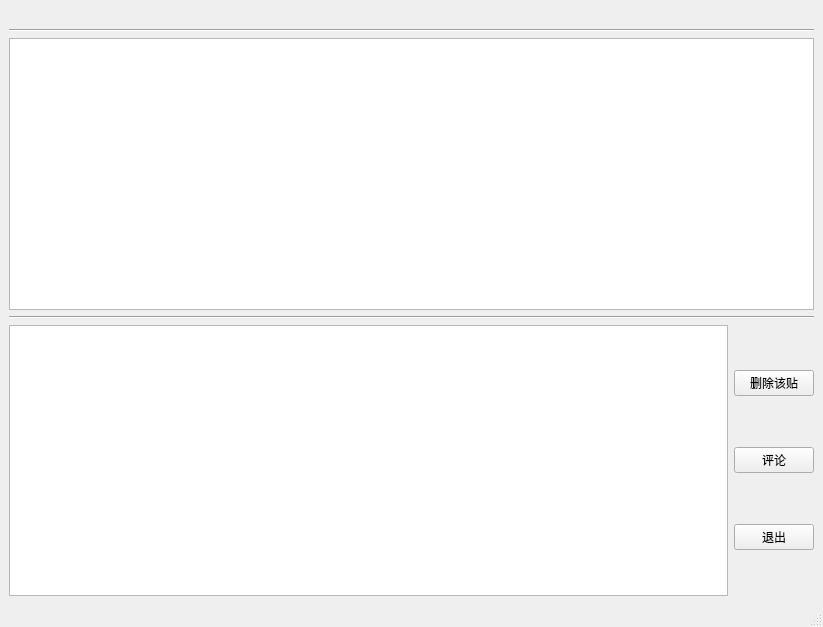
<?xml version="1.0" encoding="UTF-8"?>
<ui version="4.0">
 <class>Details_of_posts</class>
 <widget class="QMainWindow" name="Details_of_posts">
  <property name="geometry">
   <rect>
    <x>0</x>
    <y>0</y>
    <width>823</width>
    <height>627</height>
   </rect>
  </property>
  <property name="windowTitle">
   <string>MainWindow</string>
  </property>
  <widget class="QWidget" name="centralwidget">
   <layout class="QGridLayout" name="gridLayout_2">
    <item row="2" column="0">
     <widget class="QTextBrowser" name="content"/>
    </item>
    <item row="1" column="0">
     <widget class="Line" name="line">
      <property name="orientation">
       <enum>Qt::Horizontal</enum>
      </property>
     </widget>
    </item>
    <item row="5" column="0">
     <widget class="Line" name="line_2">
      <property name="orientation">
       <enum>Qt::Horizontal</enum>
      </property>
     </widget>
    </item>
    <item row="3" column="0">
     <layout class="QVBoxLayout" name="verticalLayout_2"/>
    </item>
    <item row="6" column="0">
     <layout class="QGridLayout" name="gridLayout">
      <item row="0" column="0">
       <widget class="QTextEdit" name="comment_edit"/>
      </item>
      <item row="0" column="1">
       <layout class="QVBoxLayout" name="verticalLayout">
        <item>
         <widget class="QPushButton" name="delete_this_post">
          <property name="text">
           <string>删除该贴</string>
          </property>
         </widget>
        </item>
        <item>
         <widget class="QPushButton" name="comment">
          <property name="text">
           <string>评论</string>
          </property>
         </widget>
        </item>
        <item>
         <widget class="QPushButton" name="quit">
          <property name="text">
           <string>退出</string>
          </property>
         </widget>
        </item>
       </layout>
      </item>
     </layout>
    </item>
    <item row="0" column="0">
     <widget class="QLabel" name="title">
      <property name="text">
       <string/>
      </property>
     </widget>
    </item>
   </layout>
  </widget>
  <widget class="QMenuBar" name="menubar">
   <property name="geometry">
    <rect>
     <x>0</x>
     <y>0</y>
     <width>823</width>
     <height>21</height>
    </rect>
   </property>
  </widget>
  <widget class="QStatusBar" name="statusbar"/>
 </widget>
 <resources/>
 <connections/>
</ui>
